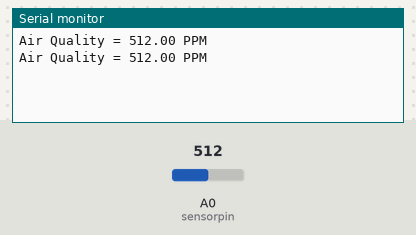
Bench run of a sketch on a simulated Arduino Uno, built with avr-gcc and run on an emulated ATmega328P. On the bench: the last lines printed to the serial monitor. The test bench sets the inputs (shaded band); at power-on: A0 (sensorpin) = 512.

Above: at 2.8 s.
2.9 s: A0 (sensorpin) set to 716
At 5.2 s:
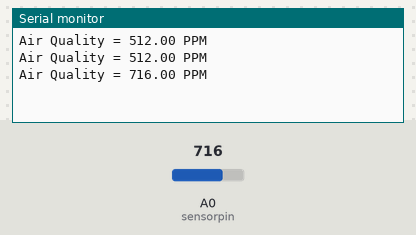
5.6 s: A0 (sensorpin) set to 900
At 7.0 s:
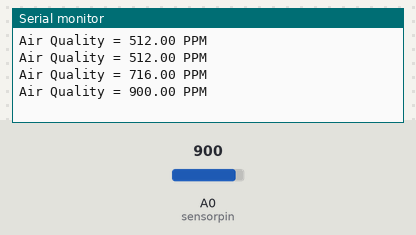
Timing chart, 0 to 8.6 s (numbered marks = the images above; inputs shaded):
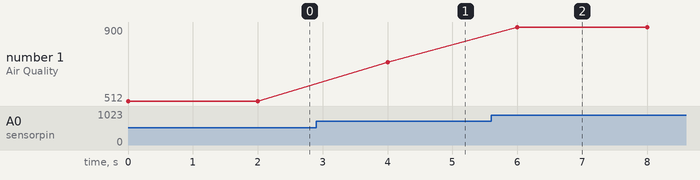

Measured:
- after the input at 2.9 s, the serial monitor: prints a new line after 1.1 s (image 1)
- after the input at 5.6 s, the serial monitor: prints a new line after 0.40 s (image 2)
- plotted number 1: 512 → 716 after the input at 2.9 s, 716 → 900 after the input at 5.6 s

The sketch:

mq135_gas_sensor.ino
```cpp
#include <SoftwareSerial.h>

// select the input pin for the MQ-135 sensor
int sensorpin = A0;
// variable to store the value coming from the MQ-135 sensor
float sensorValue;

void setup()
{
  // put your setup code here, to run once:
Serial.begin(9600);  // sets the serial port to 9600
}

void loop()
{
  sensorValue = analogRead(sensorpin);  // read analog input pin 0
  Serial.print("Air Quality = ");  //print the value of Air Quality read from the MQ-135 sensor
  Serial.print(sensorValue);
  Serial.println(" PPM");
  delay(2000);
}
```
